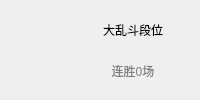
           <widget class="QWidget" name="battleInfoWidget" native="true">
            <property name="minimumSize">
             <size>
              <width>32</width>
              <height>32</height>
             </size>
            </property>
            <property name="styleSheet">
             <string notr="true">#battleInfoWidget
{
	background: white;
	border-radius: 5px;
}</string>
            </property>
            <layout class="QHBoxLayout" name="horizontalLayout_60" stretch="0,0,0,0">
             <property name="spacing">
              <number>2</number>
             </property>
             <item>
              <spacer name="horizontalSpacer_30">
               <property name="orientation">
                <enum>Qt::Horizontal</enum>
               </property>
               <property name="sizeType">
                <enum>QSizePolicy::Preferred</enum>
               </property>
               <property name="sizeHint" stdset="0">
                <size>
                 <width>5</width>
                 <height>20</height>
                </size>
               </property>
              </spacer>
             </item>
             <item>
              <widget class="ClickableLabel" name="battleRankIconLabel">
               <property name="sizePolicy">
                <sizepolicy hsizetype="Fixed" vsizetype="Preferred">
                 <horstretch>0</horstretch>
                 <verstretch>0</verstretch>
                </sizepolicy>
               </property>
               <property name="minimumSize">
                <size>
                 <width>16</width>
                 <height>16</height>
                </size>
               </property>
               <property name="maximumSize">
                <size>
                 <width>64</width>
                 <height>64</height>
                </size>
               </property>
               <property name="toolTip">
                <string>&lt;html&gt;&lt;head/&gt;&lt;body&gt;&lt;p&gt;大乱斗&lt;/p&gt;&lt;/body&gt;&lt;/html&gt;</string>
               </property>
               <property name="styleSheet">
                <string notr="true"/>
               </property>
               <property name="text">
                <string/>
               </property>
               <property name="scaledContents">
                <bool>true</bool>
               </property>
               <property name="alignment">
                <set>Qt::AlignCenter</set>
               </property>
              </widget>
             </item>
             <item>
              <layout class="QVBoxLayout" name="verticalLayout_72">
               <property name="spacing">
                <number>5</number>
               </property>
               <item>
                <widget class="ClickableLabel" name="battleRankNameLabel">
                 <property name="sizePolicy">
                  <sizepolicy hsizetype="Minimum" vsizetype="Preferred">
                   <horstretch>0</horstretch>
                   <verstretch>0</verstretch>
                  </sizepolicy>
                 </property>
                 <property name="cursor">
                  <cursorShape>PointingHandCursor</cursorShape>
                 </property>
                 <property name="text">
                  <string>大乱斗段位</string>
                 </property>
                 <property name="alignment">
                  <set>Qt::AlignCenter</set>
                 </property>
                </widget>
               </item>
               <item>
                <widget class="ClickableLabel" name="winningStreakLabel">
                 <property name="sizePolicy">
                  <sizepolicy hsizetype="Minimum" vsizetype="Preferred">
                   <horstretch>0</horstretch>
                   <verstretch>0</verstretch>
                  </sizepolicy>
                 </property>
                 <property name="cursor">
                  <cursorShape>PointingHandCursor</cursorShape>
                 </property>
                 <property name="styleSheet">
                  <string notr="true">color: gray;</string>
                 </property>
                 <property name="text">
                  <string>连胜0场</string>
                 </property>
                 <property name="alignment">
                  <set>Qt::AlignCenter</set>
                 </property>
                </widget>
               </item>
              </layout>
             </item>
             <item>
              <spacer name="horizontalSpacer_41">
               <property name="orientation">
                <enum>Qt::Horizontal</enum>
               </property>
               <property name="sizeType">
                <enum>QSizePolicy::Preferred</enum>
               </property>
               <property name="sizeHint" stdset="0">
                <size>
                 <width>5</width>
                 <height>20</height>
                </size>
               </property>
              </spacer>
             </item>
            </layout>
           </widget>
